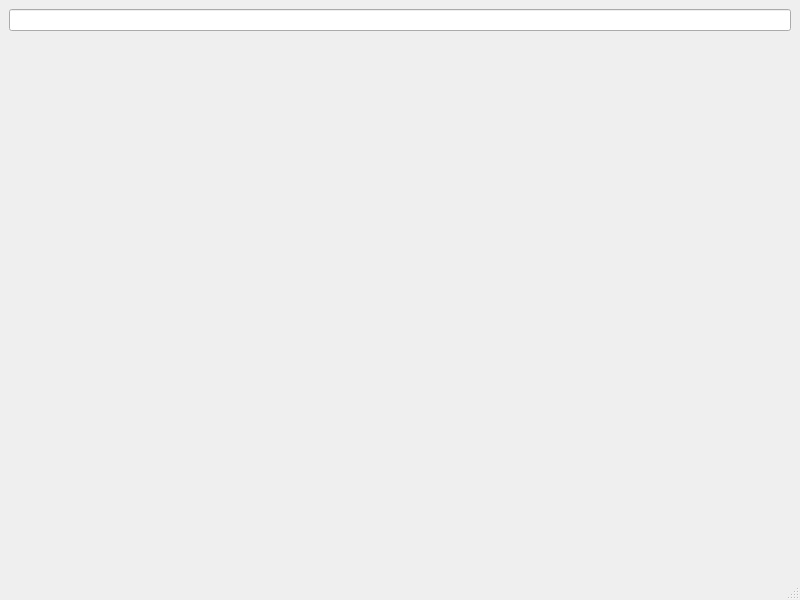
<?xml version="1.0" encoding="UTF-8"?>
<ui version="4.0">
 <class>MainWindow</class>
 <widget class="QMainWindow" name="MainWindow">
  <property name="geometry">
   <rect>
    <x>0</x>
    <y>0</y>
    <width>800</width>
    <height>600</height>
   </rect>
  </property>
  <property name="windowTitle">
   <string>MainWindow</string>
  </property>
  <widget class="QWidget" name="centralwidget">
   <layout class="QGridLayout" name="gridLayout">
    <item row="0" column="0">
     <widget class="QLineEdit" name="lineEdit"/>
    </item>
    <item row="1" column="0">
     <widget class="QLabel" name="label">
      <property name="text">
       <string/>
      </property>
     </widget>
    </item>
   </layout>
  </widget>
  <widget class="QMenuBar" name="menubar">
   <property name="geometry">
    <rect>
     <x>0</x>
     <y>0</y>
     <width>800</width>
     <height>27</height>
    </rect>
   </property>
  </widget>
  <widget class="QStatusBar" name="statusbar"/>
 </widget>
 <resources/>
 <connections/>
</ui>
